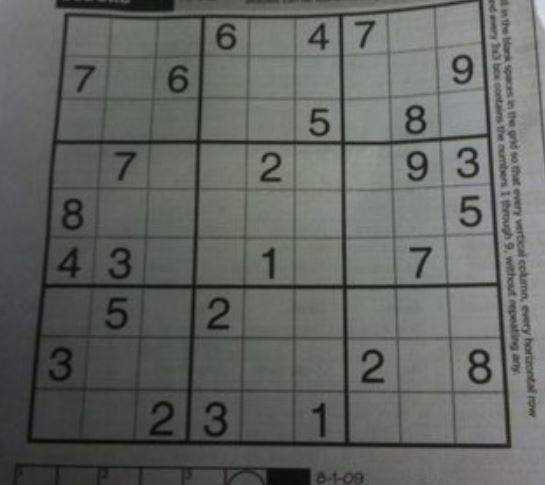
#> input picture _testcodes/왜곡된 이미지를 펼치기 테스트/hough.JPG, 545 x 485 px, found by its file name
$ python 'Perspective Transformation.py'
#> lines starting #> are read from the running program, lines starting #| are printed output that depends on the picture; after the words box and inside, x2 and y2 are one past the last pixel; in counts of white or black regions, pixels touching at a corner belong together
# 왜곡된 이미지를 쭉 펼치는 테스트

import cv2
import numpy as np

img = cv2.imread('hough.jpg')
#> img is the input picture: shape (485, 545, 3); mean B, G, R 97.1, 101.8, 97.7
rows, cols, ch = img.shape
#> rows = 485; cols = 545; ch = 3

a = [[65,15],[481,13],[28,439],[508,445]]
b = [[0, 0],[1000, 0],[0,500],[1000,500]]   # 왼쪽위점, 오른쪽위점, 왼쪽아래점, 오른쪽아래점

pts1 = np.float32(a)
pts2 = np.float32(b)

img = cv2.circle(img, (a[0][0], a[0][1]), 3, (0,0,255),-1)
#> img: shape (485, 545, 3); 0.01% of pixels changed, all inside (x1, y1, x2, y2) = (62, 12, 69, 19)
img = cv2.circle(img, (a[1][0], a[1][1]), 3, (0,0,255),-1)
#> img: shape (485, 545, 3); mean B, G, R 97.1, 101.7, 97.8
img = cv2.circle(img, (a[2][0], a[2][1]), 3, (0,0,255),-1)
#> img: shape (485, 545, 3); mean B, G, R 97.1, 101.7, 97.8
img = cv2.circle(img, (a[3][0], a[3][1]), 3, (0,0,255),-1)
#> img: shape (485, 545, 3); mean B, G, R 97.1, 101.7, 97.8
#cv2.circle(img, c, 5, (55, 255, 55), -1)

M = cv2.getPerspectiveTransform(pts1, pts2)
dst = cv2.warpPerspective(img, M, (1000, 500))  # 변환후 크기 (x좌표, y좌표)
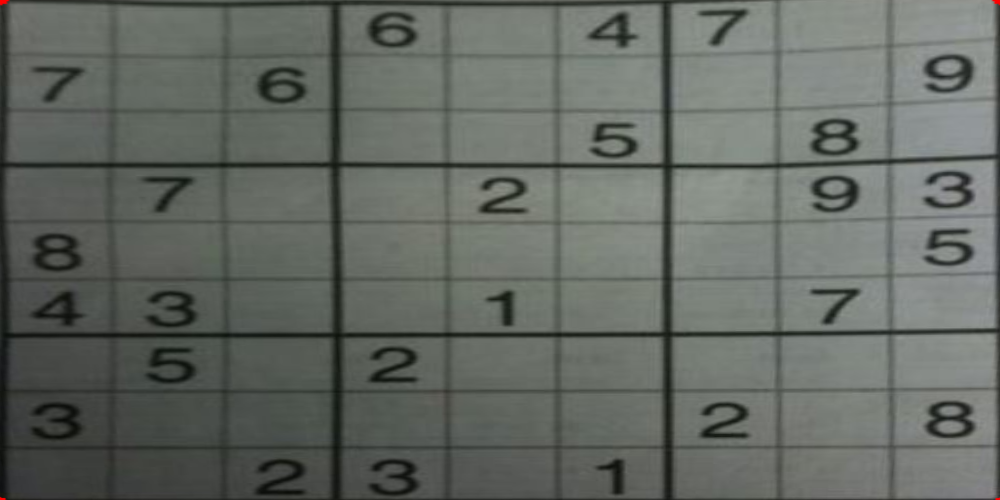
#> dst: shape (500, 1000, 3); mean B, G, R 99, 104.8, 99.8

cv2.imshow('imgage',img)
cv2.imshow('dst', dst)
cv2.waitKey(0)
